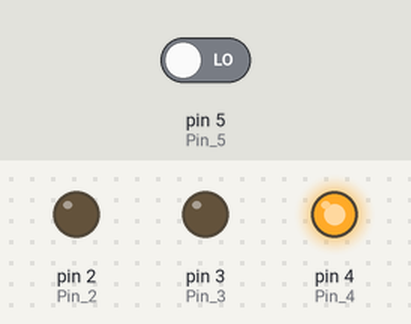
A sketch run on a simulated Arduino Uno, built with avr-gcc and run on an emulated ATmega328P. Shown: output pins drawn as LEDs (lit = HIGH). Inputs (shaded band) come from the test bench; at power-on: pin 5 (Pin_5) LOW.

Above: at 1.4 s.
1.5 s: pin 5 (Pin_5) driven HIGH
At 2.2 s:
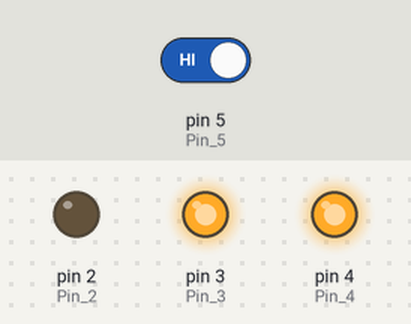
At 12.0 s:
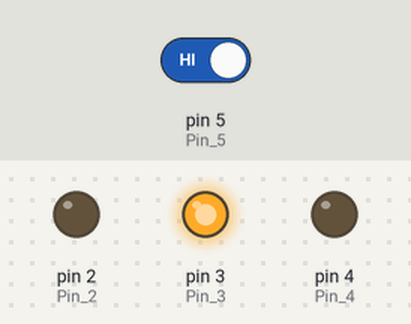
Timing chart, 0 to 24.7 s (numbered marks = the images above; inputs shaded):
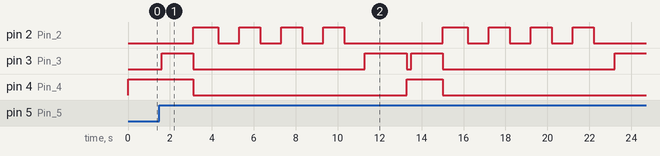

Measured:
- after the input at 1.5 s, pin 2 (Pin_2): goes HIGH 1.2 s, 3 × (LOW 1.0 s, HIGH 1.0 s), LOW 4.7 s, HIGH 1.2 s, 3 × (LOW 1.0 s, HIGH 1.0 s), then LOW, starting after 1.6 s; pin 3 (Pin_3): goes HIGH 1.5 s, LOW 8.2 s, HIGH 2.0 s, LOW 0.20 s, HIGH 1.5 s, LOW 8.2 s, then HIGH, starting after 0.10 s

The sketch:

arduinoAmpel.ino
```cpp
int zeit_rot = 5000; //5 sec in der rot Phase
int zeit_gruen = 5000; //5 sec in der grün Phase
//können im Betrieb mit Button ignoriert werden

int current_state = 0;  //0 = rot     1 = grün


void setup()	//Funktion setup() wird als erstes aufgerufen.
{
  pinMode(2, OUTPUT);	//Pin 2 (grüne LED) als Output definieren
  pinMode(3, OUTPUT);	//Pin 3 (gelbe LED) als Output definieren
  pinMode(4, OUTPUT);	//Pin 4 (rote  LED) als Output definieren

  pinMode(5, INPUT);	//Pin 5 (Button) als Input definieren.

  digitalWrite(4, HIGH);	//Pin 4 (rote LED) auf 5V legen
  digitalWrite(3, LOW);		//Pin 3 (gelbe LED) auf 0V legen
  digitalWrite(2, LOW);	    //Pin 2 (grüne LED) auf 0V legen
}


void rot(){
  digitalWrite(4, HIGH);	//Pin 4 (rote LED) auf 5V legen
  digitalWrite(3, LOW);		//Pin 3 (gelbe LED) auf 0V legen
  digitalWrite(2, LOW);		//Pin 2 (grüne LED) auf 0V legen
  //delay(zeit_rot);			//Program wartet hier "zeit_rot" lang.
  //auskommentiert wegen Button
}

void rot_gelb(){			//Funktion rot_gelb()
  digitalWrite(4, HIGH);
  digitalWrite(3, HIGH);
  digitalWrite(2, LOW);
  delay(1500);
}

void gruen(){
  digitalWrite(4, LOW);
  digitalWrite(3, LOW);
  digitalWrite(2, HIGH);
  //delay(zeit_gruen);
  //auskommentiert wegen button
}

void gruen_blinken(){

  digitalWrite(4, LOW);
  digitalWrite(3, LOW);

  for(int i = 0; i < 4; i++){	//wird solange ausgeführt bis i >= 4 ist
    delay(1000);				//mit jedem Durchgang wird i um 1 erhöht
  	digitalWrite(2, LOW);		//Google: for-Schleife
    delay(1000);
    digitalWrite(2, HIGH);
  }

  digitalWrite(2, LOW);
}

void gelb(){
  digitalWrite(4, LOW);
  digitalWrite(3, HIGH);
  digitalWrite(2, LOW);
  delay(2000);
}


void rot_zu_gruen(){
  rot_gelb();
  gruen();
}


void gruen_zu_rot(){
  gruen_blinken();
  gelb();
  rot();    //ruft Funktion rot() auf und führt den Code
  			//aus der Funktion aus
}


void loop()
{
  delay(200); // dieses delay ist nur im Simulationsprogramm notwenig,
  			  // da durchgendes auslesen des Zustandens des Button
  			  // viel Rechenleistung benötigen würde. (Folge: langsames simulieren)


  int button_state = digitalRead(5);


  if(button_state == HIGH){ //wenn Button gedrückt dann führe den
    						//Code im IF-Statement aus.

    if(current_state == 0){  //Wenn "current_state" dem Wert 1 entspricht,
      					     //dann wird folgender Code ausgeführt (in der Klammer)

      rot_zu_gruen();	//wechselt von rot zu grün
      current_state = 1; //stellt den Status auf Grün

    }else{	//sollte oberes IF-Statement nicht zutreffen, dann führe
      		//folgenden aus. (bezogen auf "current_state")

      gruen_zu_rot();  //wechselt von grün zu rot
      current_state = 0; //stellt den Status auf Rot
    }
  }
}
```
